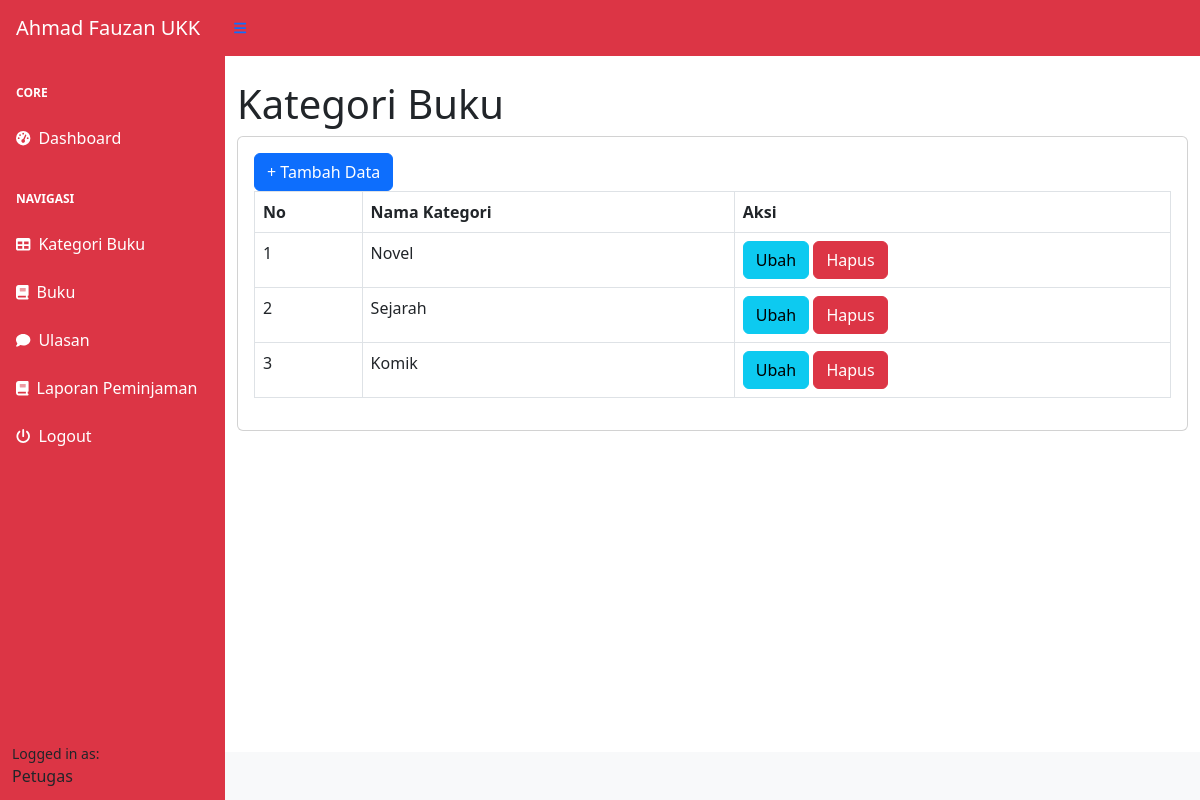
The app's page /index.php?page=kategori (signed in) with its own data.
### tables this page shows
CREATE TABLE `kategori` (
  `id_kategori` int(11) NOT NULL,
  `kategori` varchar(225) DEFAULT NULL
);

### kategori.php (the view)
<h1 class="mt-4">Kategori Buku</h1>
<div class="card">
    <div class="card-body">
        <div class="row">
            <div class="col-md-12">
                <a href="?page=kategori_tambah" class="btn btn-primary">+ Tambah Data</a>
                <table class="table table-bordered" id="dataTable" width="100%" cellspacing="0">
                    <tr>
                        <th>No</th>
                        <th>Nama Kategori</th>
                        <th>Aksi</th>
                    </tr>
                    <?php
                    $i = 1;
                    $query = mysqli_query($koneksi, "SELECT*FROM kategori");
                    while ($data = mysqli_fetch_array($query)) {
                    ?>
                    <tr>
                            <td><?php echo $i++; ?></td>
                            <td><?php echo $data['kategori']; ?></td>
                            <td>
                                <a href="?page=kategori_ubah&&id=<?php echo $data['id_kategori']; ?>" class="btn btn-info">Ubah</a>
                                <a onclick="return confirm('Apakah anda yakin menghapus data ini?');" href="?page=kategori_hapus&&id=<?php echo $data['id_kategori']; ?>" class="btn btn-danger">Hapus</a>
                            </td>
                        </tr>
                    <?php
                    }
                    ?>
                </table>
            </div>
        </div>
    </div>
</div>

### records on screen
kategori: kategori "Novel"
kategori: kategori "Sejarah"
kategori: kategori "Komik"

### other values on screen
$_SESSION['user']['nama_lengkap'] "Petugas"
